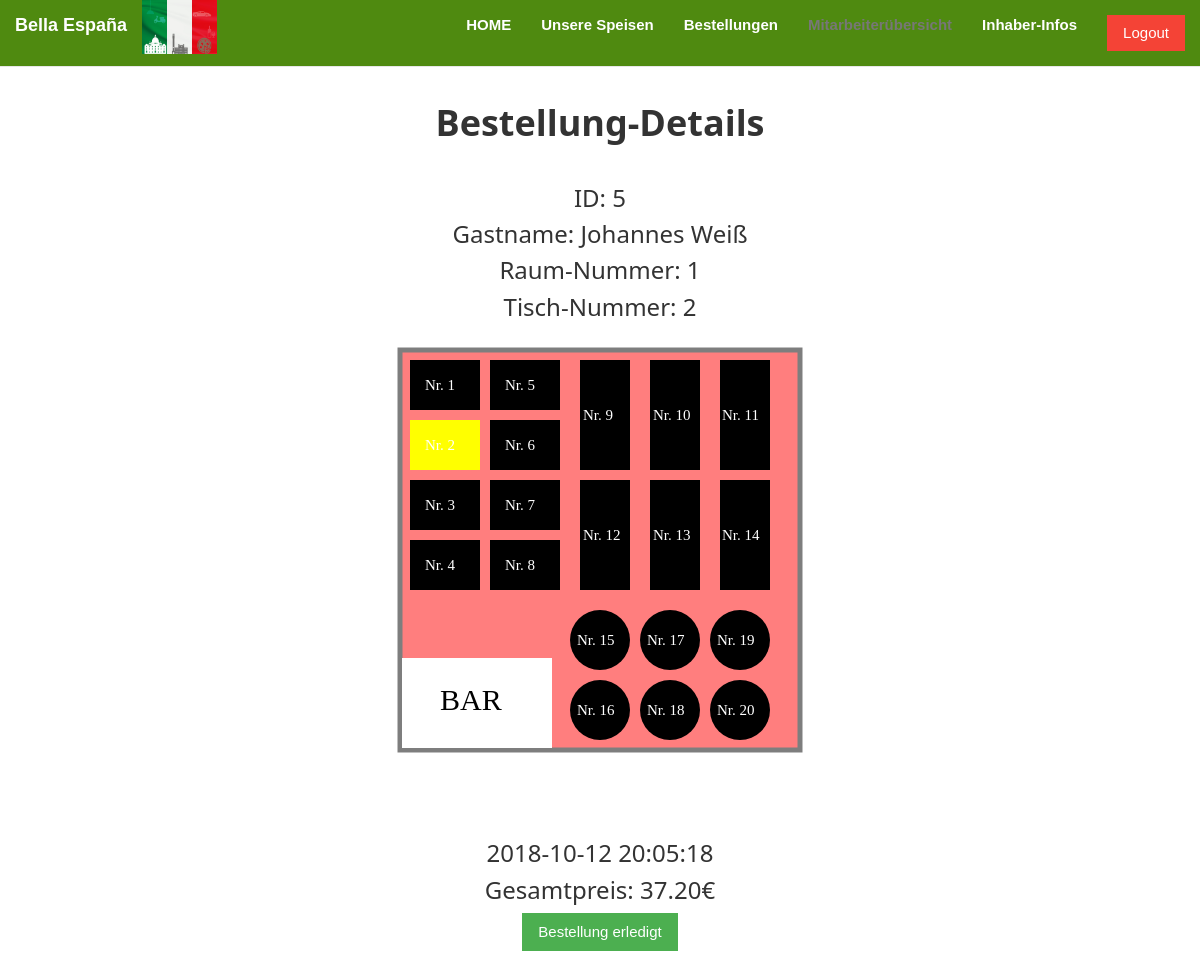
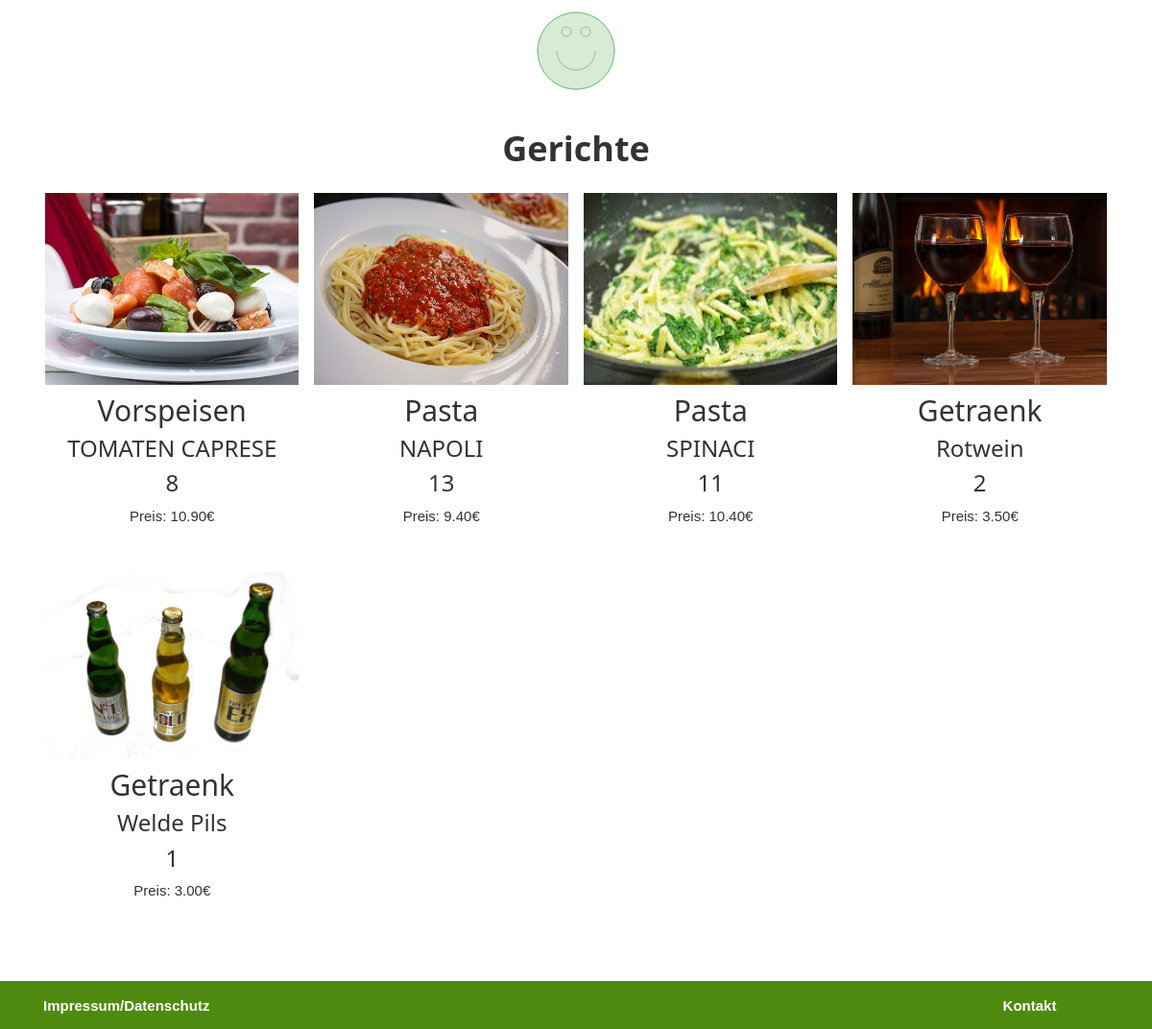
The app's page /src/BestellungDetails.php?bestellung_id=5 (signed in) with its own data (2 pictures, top to bottom).
### tables this page shows
CREATE TABLE `restaurant` (
  `restaurant_id` int(5) NOT NULL,
  `restaurant_name` varchar(100) NOT NULL
);

CREATE TABLE `bestellung` (
  `bestellung_id` int(5) NOT NULL,
  `restaurant_id` int(5) NOT NULL DEFAULT '1',
  `bestellung_datum` datetime NOT NULL,
  `bestellung_erledigt` tinyint(1) NOT NULL DEFAULT '0',
  `gast_id` int(5) NOT NULL,
  `bestellung_bewertung` int(5) DEFAULT NULL
);

CREATE TABLE `gaeste` (
  `id` int(5) NOT NULL,
  `name` varchar(100) NOT NULL,
  `tisch` int(5) NOT NULL,
  `raum_id` int(5) NOT NULL,
  `datum` datetime NOT NULL
);

CREATE TABLE `bestellung_gerichte` (
  `bestellung_gerichte_id` int(5) NOT NULL,
  `bestellung_id` int(5) NOT NULL,
  `gericht_id` int(5) NOT NULL
);

CREATE TABLE `gericht` (
  `gericht_id` int(11) NOT NULL,
  `restaurant_id` int(5) NOT NULL DEFAULT '1',
  `gericht_bezeichnung` varchar(100) NOT NULL,
  `gericht_preis` decimal(10,2) NOT NULL,
  `gericht_beschreibung` varchar(300) NOT NULL,
  `gericht_bildadresse` varchar(100) NOT NULL,
  `gericht_kategorie` varchar(50) NOT NULL,
  `gericht_dauer` int(50) NOT NULL
);

### src/BestellungDetails.php (the view, shortened to what this page needs)
<!DOCTYPE>
<html>
<?php
include 'Sicherheit.php';
include 'Funktionen.php';
?>
<head>
<link rel="stylesheet" href="..\css\bootstrap.min.css">
<link rel="stylesheet" href="..\css\style.css">
<link rel="stylesheet" href="..\css\w3.css">
</head>
<body id="Bestellung-Details" data-spy="scroll" data-target=".navbar"
	data-offset="50" class="w3-margin-top">
<?php
getNavbar();
function getBestellungId()
{
    if (isset($_GET['bestellung_id'])) {
        return $_GET['bestellung_id'];
    }
    return 0;
}
function getBestellung()
{
    $bestellung_id = getBestellungId();
    $pdo = new PDO('mysql:host=localhost;dbname=restaurant_db;charset=utf8', 'root', '');
    $statement = $pdo->prepare("SELECT `bestellung_id`, `raum_id`, `name`, `tisch`,`bestellung_bewertung`, `bestellung_datum`, `bestellung_erledigt` FROM `bestellung` INNER JOIN gaeste on gaeste.id = bestellung.gast_id WHERE `bestellung_id` = :bestellung_id");
    $statement->execute(array(
        ":bestellung_id" => $bestellung_id
    ));
    return $statement->fetch();
}
function printBestellungDetails()
{
    $bestellung = getBestellung();
    echo '<h3>ID: ', $bestellung['bestellung_id'], '</h3>
                    <h3>Gastname: ', $bestellung['name'], '</h3>
                    <h3>Raum-Nummer: ', $bestellung['raum_id'], '</h3>
                    <h3>Tisch-Nummer: ', $bestellung['tisch'], '</h3>
        <div><svg width="500" height="500">
      <rect x="60" y="30" width="70" height="50" ' . (($bestellung['tisch'] == 1) ? 'style="fill:yellow"' : 'style="fill:black"') . '/>
      <text fill="#ffffff" font-size="15" font-family="Verdana" x="75" y="60">Nr. 1</text>
      <rect x="60" y="90" width="70" height="50" ' . (($bestellung['tisch'] == 2) ? 'style="fill:yellow"' : 'style="fill:black"') . '/>
      <text fill="#ffffff" font-size="15" font-family="Verdana" x="75" y="120">Nr. 2</text>
      <rect x="60" y="150" width="70" height="50" ' . (($bestellung['tisch'] == 3) ? 'style="fill:yellow"' : 'style="fill:black"') . '/>
      <text fill="#ffffff" font-size="15" font-family="Verdana" x="75" y="180">Nr. 3</text>
      <rect x="60" y="210" width="70" height="50" ' . (($bestellung['tisch'] == 4) ? 'style="fill:yellow"' : 'style="fill:black"') . '/>
      <text fill="#ffffff" font-size="15" font-family="Verdana" x="75" y="240">Nr. 4</text>
      <rect x="140" y="30" width="70" height="50" ' . (($bestellung['tisch'] == 5) ? 'style="fill:yellow"' : 'style="fill:black"') . '/>
      <text fill="#ffffff" font-size="15" font-family="Verdana" x="155" y="60">Nr. 5</text>
      <rect x="140" y="90" width="70" height="50" ' . (($bestellung['tisch'] == 6) ? 'style="fill:yellow"' : 'style="fill:black"') . '/>
      <text fill="#ffffff" font-size="15" font-family="Verdana" x="155" y="120">Nr. 6</text>
      <rect x="140" y="150" width="70" height="50" ' . (($bestellung['tisch'] == 7) ? 'style="fill:yellow"' : 'style="fill:black"') . '/>
      <text fill="#ffffff" font-size="15" font-family="Verdana" x="155" y="180">Nr. 7</text>
      <rect x="140" y="210" width="70" height="50" ' . (($bestellung['tisch'] == 8) ? 'style="fill:yellow"' : 'style="fill:black"') . '/>
      <text fill="#ffffff" font-size="15" font-family="Verdana" x="155" y="240">Nr. 8</text>
      <rect x="230" y="30" width="50" height="110" ' . (($bestellung['tisch'] == 9) ? 'style="fill:yellow"' : 'style="fill:black"') . '/>
      <text fill="#ffffff" font-size="15" font-family="Verdana" x="233" y="90">Nr. 9</text>
      <rect x="300" y="30" width="50" height="110" ' . (($bestellung['tisch'] == 10) ? 'style="fill:yellow"' : 'style="fill:black"') . '/>
      <text fill="#ffffff" font-size="15" font-family="Verdana" x="303" y="90">Nr. 10</text>
      <rect x="370" y="30" width="50" height="110" ' . (($bestellung['tisch'] == 11) ? 'style="fill:yellow"' : 'style="fill:black"') . '/>
      <text fill="#ffffff" font-size="15" font-family="Verdana" x="372" y="90">Nr. 11</text>
      <rect x="230" y="150" width="50" height="110" ' . (($bestellung['tisch'] == 12) ? 'style="fill:yellow"' : 'style="fill:black"') . '/>
      <text fill="#ffffff" font-size="15" font-family="Verdana" x="233" y="210">Nr. 12</text>
      <rect x="300" y="150" width="50" height="110" ' . (($bestellung['tisch'] == 13) ? 'style="fill:yellow"' : 'style="fill:black"') . '/>
      <text fill="#ffffff" font-size="15" font-family="Verdana" x="303" y="210">Nr. 13</text>
      <rect x="370" y="150" width="50" height="110" ' . (($bestellung['tisch'] == 14) ? 'style="fill:yellow"' : 'style="fill:black"') . '/>
      <text fill="#ffffff" font-size="15" font-family="Verdana" x="372" y="210">Nr. 14</text>
      <circle cx="250" cy="310" r="30" ' . (($bestellung['tisch'] == 15) ? 'fill="yellow"' : 'fill="black"') . '/>
      <text fill="#ffffff" font-size="15" font-family="Verdana" x="227" y="315">Nr. 15</text>
      <circle cx="250" cy="380" r="30" ' . (($bestellung['tisch'] == 16) ? 'fill="yellow"' : 'fill="black"') . '/>
      <text fill="#ffffff" font-size="15" font-family="Verdana" x="227" y="385">Nr. 16</text>
      <circle cx="320" cy="310" r="30" ' . (($bestellung['tisch'] == 17) ? 'fill="yellow"' : 'fill="black"') . ' />
      <text fill="#ffffff" font-size="15" font-family="Verdana" x="297" y="315">Nr. 17</text>
      <circle cx="320" cy="380" r="30"  ' . (($bestellung['tisch'] == 18) ? 'fill="yellow"' : 'fill="black"') . ' />
      <text fill="#ffffff" font-size="15" font-family="Verdana" x="297" y="385">Nr. 18</text>
      <circle cx="390" cy="310" r="30" ' . (($bestellung['tisch'] == 19) ? 'fill="yellow"' : 'fill="black"') . ' />
      <text fill="#ffffff" font-size="15" font-family="Verdana" x="367" y="315">Nr. 19</text>
      <circle cx="390" cy="380" r="30" ' . (($bestellung['tisch'] == 20) ? 'fill="yellow"' : 'fill="black"') . '" />
      <text fill="#ffffff" font-size="15" font-family="Verdana" x="367" y="385">Nr. 20</text>
      <text fill="black" font-size="30" font-family="Verdana" x="90" y="380">BAR</text>
    </svg>
    </div><h3>', $bestellung['bestellung_datum'], '</h3>
                    <h3>Gesamtpreis: ', printPreis(), '&euro;</h3>
                    <Button class="w3-button w3-green" onclick="BestellungAbgeschlossen(', $bestellung['bestellung_id'], ')">Bestellung erledigt</Button>
                    <br><br>
                    <canvas width="100px" height="100px" id="canvas1" ></canvas>
                    <br><br>
                    <h1><b>Gerichte</b> </h1>';
}
function printBestellungGerichte()
{
    $bestellung_id = getBestellungId();
    $pdo = new PDO('mysql:host=localhost;dbname=restaurant_db;charset=utf8', 'root', '');
    $statement = $pdo->prepare("SELECT * FROM bestellung INNER JOIN bestellung_gerichte on bestellung_gerichte.bestellung_id = bestellung.bestellung_id INNER JOIN gericht on gericht.gericht_id = bestellung_gerichte.gericht_id WHERE bestellung.bestellung_id = :bestellung_id");
    $statement->execute(array(
        ":bestellung_id" => $bestellung_id
    ));
    $counter = 0;
    while ($gericht = $statement->fetch()) {
        if ($counter % 4 == 0 && $counter != 0) {
            echo '</div><div class="w3-row-padding w3-padding-16 w3-center">';
        } else if ($counter % 4 == 0 && $counter == 0) {
            echo '<div class="w3-row-padding w3-padding-16 w3-center">';
        }
        echo '<div class="w3-quarter">
                    <img src=', $gericht['gericht_bildadresse'], ' alt="Bild" style="width:100%" height="200px">
                    <h2>', $gericht['gericht_kategorie'], '</h2>
                    <h3>', $gericht['gericht_bezeichnung'], '</h3>
                    <h3>', $gericht['gericht_dauer'], '</h3>
                    <p>Preis: ', $gericht['gericht_preis'], '&euro;</p>
                    </div>';
        $counter ++;
    }
    if ($counter % 4 != 0) {
        echo '</div>';
    }
}
function printPreis()
{
    $pdo = new PDO('mysql:host=localhost;dbname=restaurant_db;charset=utf8', 'root', '');
    $statement = $pdo->prepare("SELECT SUM(gericht.gericht_preis) FROM gericht INNER JOIN bestellung_gerichte on gericht.gericht_id = bestellung_gerichte.gericht_id INNER JOIN bestellung on bestellung_gerichte.bestellung_id = bestellung.bestellung_id WHERE bestellung.bestellung_id = :id");
    $statement->execute(array(
        ':id' => getBestellungId()
    ));
    $row = $statement->fetch();
    $sum = $row[0];
    echo $sum;
}
?>
<div id="bestellungen" class="container-fluid text-center w3-margin">
		<div class="w3-row-padding w3-padding-16 w3-center w3-margin">
			<br> <br>
			<h1>
				<b>Bestellung-Details</b>
			</h1>
		</div>
<?php
printBestellungDetails(0);
printBestellungGerichte();
?>
		<br> <br>
	</div>
	<script type="text/javascript">
function BestellungAbgeschlossen(bestellung_id){
	jQuery.ajax({
		url:"Bestellung_erledigt.php",
		typ:"POST",
		data: "bestellung_id=" + bestellung_id,
	});
}
function zeigeSmiley(bewertung){
	var canvas1 = document.getElementById("canvas1");
	if(bewertung===1){
		drawSmiley(canvas1, '#ff6262', true, bewertung);
	}
	else if(bewertung===2){
		drawSmiley(canvas1, '#ffd486', true, bewertung);
	}
	else if(bewertung===3){
		drawSmiley(canvas1, '#86c386', true, bewertung);
	}
	else{
		drawSmiley(canvas1, '#000000', false, bewertung);
	}
}
<?php echo 'zeigeSmiley('.getBestellung()["bestellung_bewertung"].');'; ?>
function drawSmiley(canvas, color, filled, emotion){
	var ctx = canvas.getContext("2d");
	ctx.clearRect(0, 0, canvas.width, canvas.height);
	ctx.strokeStyle= color;
	ctx.beginPath();
	ctx.arc(50, 50, 40, 0, 2 * Math.PI);
	ctx.fillStyle = color + '00';
	if(filled){
		ctx.fillStyle = color + '55';
	}
	ctx.fill();
	ctx.stroke();
	ctx.beginPath();
	ctx.arc(50,50,40,0,2*Math.PI);
	ctx.stroke();
	ctx.beginPath();
	ctx.arc(60,30,5,0,2*Math.PI);
	ctx.stroke();
	ctx.beginPath();
	ctx.arc(40,30,5,0,2*Math.PI);
	ctx.stroke();
	ctx.beginPath();
	if(emotion===1){
		ctx.arc(50, 75, 20, 1* Math.PI, 2 * Math.PI);
	}
	else if(emotion===3){
		ctx.arc(50, 50, 20, 2* Math.PI, 1 * Math.PI);
	}
	else if(emotion===2){
		ctx.moveTo(25, 60);
		ctx.lineTo(75,60);
	}
	ctx.stroke();
}
$.ajax({ url: 'http://localhost/RestaurantJava/Besucherklicker?login=0',
	dataType: 'html',
	success: function(response)
	{ $('#testDiv').html(response); }
	});
</script>
<br><br>
</body>
<footer class="container-fluid md-12 text center navbar-fixed-bottom">
	<div class="col-md-2 navbar-text pull-left">
		<p>
			<a href="Impressum.php"><b>Impressum/Datenschutz</b></a>
		</p>
	</div>
	<div id="testDiv" class="col-md-7 navbar-text pull-left">
	</div>
	<div class="col-md-2 navbar-text pull-right">
		<p>
			<a href="Kontakt.php"><b>Kontakt</b></a>
		</p>
	</div>
</footer>
</html>

### src/Navbar.php (shortened to what this page needs)
<?php
function getNavbarMitarbeiter()
{
    ?>
<nav class="navbar navbar-default navbar-fixed-top">
	<div class="container-fluid">
		<div class="navbar-header">
			<a href="Startseite.php"><img alt="Logo" src="..\img\Logo.jpg"
				width="75px" height="54px"></a> <a id="restaurant-name"
				class="navbar-brand" href="Startseite.php"><b><?php echo getRestaurantName(); ?></b></a>
		</div>
		<div class="collapse navbar-collapse" id="myNavbar">
			<ul class="nav navbar-nav navbar-right white">
				<li><a id="Navbar_HomeM" href="Startseite.php"><b>HOME</b></a></li>
				<li><a id="Navbar_SpeisenM" href="Speisekarte.php"><b>Unsere Speisen</b></a></li>
				<li><a id="Navbar_BestellungenM" href="Bestellungen.php"><b>Bestellungen</b></a></li>
				<li><a id="Navbar_Mitarbeiterübersicht"
					href="Mitarbeiter&uuml;bersicht.php"><b>Mitarbeiter&uuml;bersicht</b></a></li>
				<li>
        <?php
    if ($_SESSION['mitarbeiter_benutzername'] === "russo_f") {
        echo '<li><a id="Inhaber_Infos" href="http://localhost/RestaurantJava/InhaberInhalt.jsp"><b>Inhaber-Infos</b></a></li>';
    }
    ?>
				<li><a href="Logout.php"><Button class="w3-button w3-red"
							onclick="logout()">Logout</Button></a></li>
			</ul>
		</div>
	</div>
</nav>
<?php
}
?>

### css/style.css (style rules this page uses)
body { margin: auto; background-color: #FFFFFF; }
#restaurant-name { color: #ffffff; }
#Home, #Navbar_HomeM, #Navbar_SpeisenM, #Navbar_BestellungenM, #Navbar_Mitarbeiter�bersicht, #Navbar_Warenkorb, #Navbar_Speisen, #Inhaber_Infos { color: #ffffff; }
.white { color: white; }
footer { position: fixed; bottom: 0 !important; background-color: #4F8A10; width:100%; height: 50px; text-align: center; color: white; }
.navbar { background-color: #4F8A10; color: white; }

### css/w3.css (style rules this page uses)
html { box-sizing:border-box }
*,*:before,*:after { box-sizing:inherit }
html { -ms-text-size-adjust:100%;-webkit-text-size-adjust:100% }
body { margin:0 }
article,aside,details,figcaption,figure,footer,header,main,menu,nav,section,summary { display:block }
audio,canvas,progress,video { display:inline-block }
a { background-color:transparent;-webkit-text-decoration-skip:objects }
img { border-style:none }
svg:not(:root) { overflow:hidden }
button,input,select,textarea { font:inherit;margin:0 }
button,input { overflow:visible }
button,select { text-transform:none }
button,html [type=button],[type=reset],[type=submit] { -webkit-appearance:button }
html,body { font-family:Verdana,sans-serif;font-size:15px;line-height:1.5 }
html { overflow-x:hidden }
h1 { font-size:36px }
h2 { font-size:30px }
h3 { font-size:24px }
h1,h2,h3,h4,h5,h6 { font-family:"Segoe UI",Arial,sans-serif;font-weight:400;margin:10px 0 }
img { vertical-align:middle }
a { color:inherit }
.w3-btn,.w3-button { border:none;display:inline-block;padding:8px 16px;vertical-align:middle;overflow:hidden;text-decoration:none;color:inherit;background-color:inherit;text-align:center;cursor:pointer;white-space:nowrap }
.w3-btn,.w3-button { -webkit-touch-callout:none;-webkit-user-select:none;-khtml-user-select:none;-moz-user-select:none;-ms-user-select:none;user-select:none }
.w3-container:after,.w3-container:before,.w3-panel:after,.w3-panel:before,.w3-row:after,.w3-row:before,.w3-row-padding:after,.w3-row-padding:before, .w3-cell-row:before,.w3-cell-row:after,.w3-clear:after,.w3-clear:before,.w3-bar:before,.w3-bar:after { content:"";display:table;clear:both }
.w3-col,.w3-half,.w3-third,.w3-twothird,.w3-threequarter,.w3-quarter { float:left;width:100% }
@media (min-width:601px) { .w3-col.m3,.w3-quarter { width:24.99999% } }
.w3-row-padding,.w3-row-padding>.w3-half,.w3-row-padding>.w3-third,.w3-row-padding>.w3-twothird,.w3-row-padding>.w3-threequarter,.w3-row-padding>.w3-quarter,.w3-row-padding>.w3-col { padding:0 8px }
.w3-center { text-align:center!important }
.w3-margin { margin:16px!important }
.w3-margin-top { margin-top:16px!important }
.w3-padding-16 { padding-top:16px!important;padding-bottom:16px!important }
.w3-green,.w3-hover-green:hover { color:#fff!important;background-color:#4CAF50!important }
.w3-red,.w3-hover-red:hover { color:#fff!important;background-color:#f44336!important }

### records on screen
restaurant: restaurant_name "Bella España"
bestellung: bestellung_id "5", gaeste.name "Johannes Weiß", gaeste.raum_id "1", gaeste.tisch "2", bestellung_datum "2018-10-12 20:05:18"
bestellung_gerichte: shows a picture, gericht.gericht_kategorie "Vorspeisen", gericht.gericht_bezeichnung "TOMATEN CAPRESE", gericht.gericht_dauer "8", gericht.gericht_preis "10.90"
bestellung_gerichte: shows a picture, gericht.gericht_kategorie "Pasta", gericht.gericht_bezeichnung "NAPOLI", gericht.gericht_dauer "13", gericht.gericht_preis "9.40"
bestellung_gerichte: shows a picture, gericht.gericht_kategorie "Pasta", gericht.gericht_bezeichnung "SPINACI", gericht.gericht_dauer "11", gericht.gericht_preis "10.40"
bestellung_gerichte: shows a picture, gericht.gericht_kategorie "Getraenk", gericht.gericht_bezeichnung "Rotwein", gericht.gericht_dauer "2", gericht.gericht_preis "3.50"
bestellung_gerichte: shows a picture, gericht.gericht_kategorie "Getraenk", gericht.gericht_bezeichnung "Welde Pils", gericht.gericht_dauer "1", gericht.gericht_preis "3.00"

### other values on screen
$sum "37.20"
